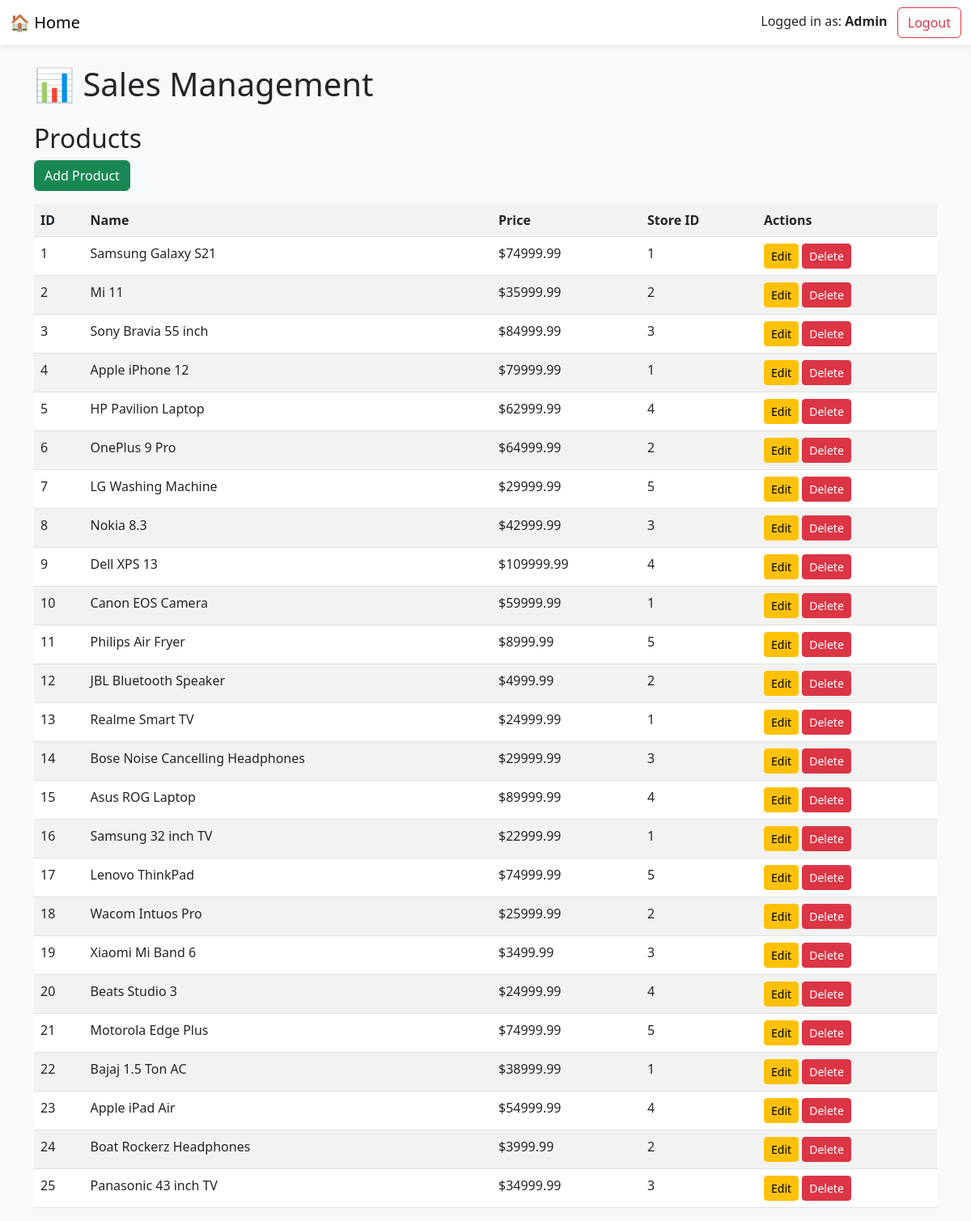
The app's page /products (signed in) with its own data.
### app.py (models this page shows)
class Product(db.Model):
    ProductID = db.Column(db.Integer, primary_key=True,autoincrement=True)
    Name = db.Column(db.String(100))
    Price = db.Column(db.Float)
    StoreID = db.Column(db.Integer, db.ForeignKey('store.StoreID'))

### app.py (the view)
@app.route('/products')
@role_required('Admin', 'ProductManager')
def view_products():
    products = Product.query.all()
    return render_template('products.html', products=products)

### app.py (called while the page is built)
def role_required(*roles):
    def wrapper(f):
        @wraps(f)
        def decorated_function(*args, **kwargs):
            if not session.get('role'):
                flash("Please log in first to continue.")
                return redirect(url_for('login'))
            if session.get('role') not in roles:
                flash("Access denied: You do not have permission to access this page.")
                return redirect(url_for('home'))
            return f(*args, **kwargs)
        return decorated_function
    return wrapper

### templates/products.html (shortened to what this page needs)
{% extends 'base.html' %}
{% block content %}
<h2>Products</h2>
<a href="/products/add" class="btn btn-success mb-3">Add Product</a>
<table class="table table-striped">
  <tr><th>ID</th><th>Name</th><th>Price</th><th>Store ID</th><th>Actions</th></tr>
  {% for product in products %}
  {% if product %}
  <tr>
    <td>{{ product.ProductID }}</td>
    <td>{{ product.Name }}</td>
    <td>${{ product.Price }}</td>
    <td>{{ product.StoreID }}</td>
    <td>
      <a href="{{ url_for('edit_product', product_id=product.ProductID) }}" class="btn btn-warning btn-sm">Edit</a>
      <a href="{{ url_for('delete_product', product_id=product.ProductID) }}" class="btn btn-danger btn-sm">Delete</a>
    </td>
  </tr>
  {% endif %}
  {% endfor %}
</table>
{% endblock %}

### records on screen
Product: ProductID "1", Name "Samsung Galaxy S21", Price "74999.99", StoreID "1"
Product: ProductID "2", Name "Mi 11", Price "35999.99", StoreID "2"
Product: ProductID "3", Name "Sony Bravia 55 inch", Price "84999.99", StoreID "3"
Product: ProductID "4", Name "Apple iPhone 12", Price "79999.99", StoreID "1"
Product: ProductID "5", Name "HP Pavilion Laptop", Price "62999.99", StoreID "4"
Product: ProductID "6", Name "OnePlus 9 Pro", Price "64999.99", StoreID "2"
Product: ProductID "7", Name "LG Washing Machine", Price "29999.99", StoreID "5"
Product: ProductID "8", Name "Nokia 8.3", Price "42999.99", StoreID "3"
Product: ProductID "9", Name "Dell XPS 13", Price "109999.99", StoreID "4"
Product: ProductID "10", Name "Canon EOS Camera", Price "59999.99", StoreID "1"
Product: ProductID "11", Name "Philips Air Fryer", Price "8999.99", StoreID "5"
Product: ProductID "12", Name "JBL Bluetooth Speaker", Price "4999.99", StoreID "2"
Product: ProductID "13", Name "Realme Smart TV", Price "24999.99", StoreID "1"
Product: ProductID "14", Name "Bose Noise Cancelling Headphones", Price "29999.99", StoreID "3"
Product: ProductID "15", Name "Asus ROG Laptop", Price "89999.99", StoreID "4"
Product: ProductID "16", Name "Samsung 32 inch TV", Price "22999.99", StoreID "1"
Product: ProductID "17", Name "Lenovo ThinkPad", Price "74999.99", StoreID "5"
Product: ProductID "18", Name "Wacom Intuos Pro", Price "25999.99", StoreID "2"
Product: ProductID "19", Name "Xiaomi Mi Band 6", Price "3499.99", StoreID "3"
Product: ProductID "20", Name "Beats Studio 3", Price "24999.99", StoreID "4"
Product: ProductID "21", Name "Motorola Edge Plus", Price "74999.99", StoreID "5"
Product: ProductID "22", Name "Bajaj 1.5 Ton AC", Price "38999.99", StoreID "1"
Product: ProductID "23", Name "Apple iPad Air", Price "54999.99", StoreID "4"
Product: ProductID "24", Name "Boat Rockerz Headphones", Price "3999.99", StoreID "2"
Product: ProductID "25", Name "Panasonic 43 inch TV", Price "34999.99", StoreID "3"

### other values on screen
{{ session['role'] }} "Admin"
